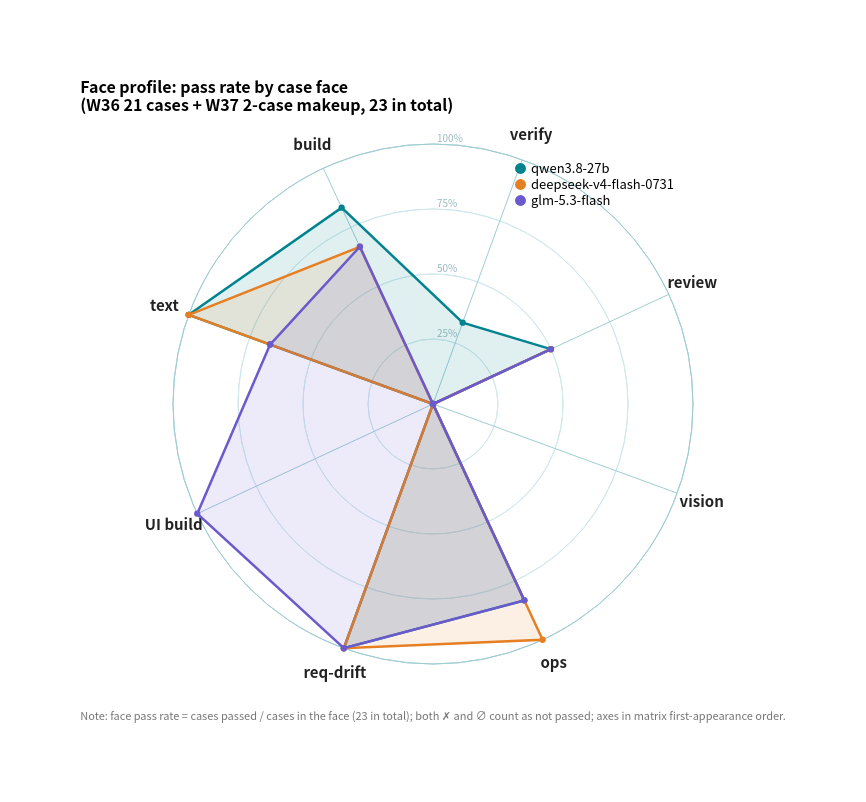

Vega-Lite specification stored for this chart:
### Vega specification from a JSON file in a GitHub repository (floating-point values rounded to 4 significant figures)
{"$schema": "https://vega.github.io/schema/vega/v5.json", "background": "white", "width": 520, "height": 520, "padding": 80, "title": {"text": ["Face profile: pass rate by case face", "(W36 21 cases + W37 2-case makeup, 23 in total)"], "fontSize": 16, "anchor": "start", "offset": 14, "font": "Noto Sans CJK SC", "subtitleFont": "Noto Sans CJK SC"}, "signals": [{"name": "radius", "update": "width / 2"}], "data": [{"name": "table", "values": [{"key": "text", "category": "qwen3.8-27b", "value": 1.0}, {"key": "build", "category": "qwen3.8-27b", "value": 0.833}, {"key": "verify", "category": "qwen3.8-27b", "value": 0.333}, {"key": "review", "category": "qwen3.8-27b", "value": 0.5}, {"key": "vision", "category": "qwen3.8-27b", "value": 0.0}, {"key": "ops", "category": "qwen3.8-27b", "value": 0.833}, {"key": "req-drift", "category": "qwen3.8-27b", "value": 1.0}, {"key": "UI build", "category": "qwen3.8-27b", "value": 0.0}, {"key": "text", "category": "qwen3.8-27b", "value": 1.0, "close": true}, {"key": "text", "category": "deepseek-v4-flash-0731", "value": 1.0}, {"key": "build", "category": "deepseek-v4-flash-0731", "value": 0.667}, {"key": "verify", "category": "deepseek-v4-flash-0731", "value": 0.0}, {"key": "review", "category": "deepseek-v4-flash-0731", "value": 0.5}, {"key": "vision", "category": "deepseek-v4-flash-0731", "value": 0.0}, {"key": "ops", "category": "deepseek-v4-flash-0731", "value": 1.0}, {"key": "req-drift", "category": "deepseek-v4-flash-0731", "value": 1.0}, {"key": "UI build", "category": "deepseek-v4-flash-0731", "value": 0.0}, {"key": "text", "category": "deepseek-v4-flash-0731", "value": 1.0, "close": true}, {"key": "text", "category": "glm-5.3-flash", "value": 0.667}, {"key": "build", "category": "glm-5.3-flash", "value": 0.667}, {"key": "verify", "category": "glm-5.3-flash", "value": 0.0}, {"key": "review", "category": "glm-5.3-flash", "value": 0.5}, {"key": "vision", "category": "glm-5.3-flash", "value": 0.0}, {"key": "ops", "category": "glm-5.3-flash", "value": 0.833}, {"key": "req-drift", "category": "glm-5.3-flash", "value": 1.0}, {"key": "UI build", "category": "glm-5.3-flash", "value": 1.0}, {"key": "text", "category": "glm-5.3-flash", "value": 0.667, "close": true}]}, {"name": "keys", "values": ["text", "build", "verify", "review", "vision", "ops", "req-drift", "UI build"]}, {"name": "ticks", "values": [{"f": 0.25}, {"f": 0.5}, {"f": 0.75}, {"f": 1.0}]}], "scales": [{"name": "angular", "type": "point", "domain": {"data": "keys", "field": "data"}, "range": {"signal": "[-PI + 0.35, PI + 0.35 - 2 * PI / 8]"}}, {"name": "radial", "type": "linear", "domain": [0, 1], "range": {"signal": "[0, radius]"}, "zero": true, "nice": false}, {"name": "color", "type": "ordinal", "domain": ["qwen3.8-27b", "deepseek-v4-flash-0731", "glm-5.3-flash"], "range": ["#00838F", "#E67E22", "#6A5ACD"]}], "legends": [{"fill": "color", "orient": "top-right", "title": null, "labelFontSize": 13, "symbolSize": 120, "labelLimit": 0, "labelFont": "Noto Sans CJK SC"}], "marks": [{"type": "arc", "encode": {"enter": {"x": {"signal": "0.5 * width"}, "y": {"signal": "0.5 * height"}, "startAngle": {"value": 0}, "endAngle": {"signal": "2 * PI"}, "innerRadius": {"signal": "0.25 * radius"}, "outerRadius": {"signal": "0.25 * radius"}, "stroke": {"value": "#cfe8ec"}, "strokeWidth": {"value": 1}}}}, {"type": "arc", "encode": {"enter": {"x": {"signal": "0.5 * width"}, "y": {"signal": "0.5 * height"}, "startAngle": {"value": 0}, "endAngle": {"signal": "2 * PI"}, "innerRadius": {"signal": "0.5 * radius"}, "outerRadius": {"signal": "0.5 * radius"}, "stroke": {"value": "#cfe8ec"}, "strokeWidth": {"value": 1}}}}, {"type": "arc", "encode": {"enter": {"x": {"signal": "0.5 * width"}, "y": {"signal": "0.5 * height"}, "startAngle": {"value": 0}, "endAngle": {"signal": "2 * PI"}, "innerRadius": {"signal": "0.75 * radius"}, "outerRadius": {"signal": "0.75 * radius"}, "stroke": {"value": "#cfe8ec"}, "strokeWidth": {"value": 1}}}}, {"type": "arc", "encode": {"enter": {"x": {"signal": "0.5 * width"}, "y": {"signal": "0.5 * height"}, "startAngle": {"value": 0}, "endAngle": {"signal": "2 * PI"}, "innerRadius": {"signal": "1.0 * radius"}, "outerRadius": {"signal": "1.0 * radius"}, "stroke": {"value": "#9fcdd4"}, "strokeWidth": {"value": 1}}}}, {"type": "text", "from": {"data": "ticks"}, "encode": {"enter": {"x": {"signal": "0.5 * width + 4"}, "y": {"signal": "0.5 * height - datum.f * radius"}, "text": {"signal": "format(datum.f, '.0%')"}, "fontSize": {"value": 10}, "fill": {"value": "#9ab8bd"}, "align": {"value": "left"}, "baseline": {"value": "bottom"}, "font": {"value": "Noto Sans CJK SC"}}}}, {"type": "rule", "from": {"data": "keys"}, "encode": {"enter": {"x": {"signal": "0.5 * width"}, "y": {"signal": "0.5 * height"}, "x2": {"signal": "0.5 * width + radius * cos(scale('angular', datum.data))"}, "y2": {"signal": "0.5 * height + radius * sin(scale('angular', datum.data))"}, "stroke": {"value": "#9fcdd4"}, "strokeWidth": {"value": 1}}}}, {"type": "text", "from": {"data": "keys"}, "encode": {"enter": {"x": {"signal": "0.5 * width + (radius + 26) * cos(scale('angular', datum.data))"}, "y": {"signal": "0.5 * height + (radius + 26) * sin(scale('angular', datum.data))"}, "text": {"field": "data"}, "fontSize": {"value": 15}, "fontWeight": {"value": "bold"}, "align": {"value": "center"}, "baseline": {"value": "middle"}, "fill": {"value": "#222"}, "font": {"value": "Noto Sans CJK SC"}}}}, {"type": "group", "from": {"facet": {"name": "cats", "data": "table", "groupby": "category"}}, "marks": [{"type": "line", "from": {"data": "cats"}, "encode": {"enter": {"x": {"signal": "0.5 * width + scale('radial', datum.value) * cos(scale('angular', datum.key))"}, "y": {"signal": "0.5 * height + scale('radial', datum.value) * sin(scale('angular', datum.key))"}, "stroke": {"scale": "color", "field": {"parent": "category"}}, "strokeWidth": {"value": 2.5}, "fill": {"scale": "color", "field": {"parent": "category"}}, "fillOpacity": {"value": 0.12}}}}, {"type": "symbol", "from": {"data": "cats"}, "encode": {"enter": {"x": {"signal": "0.5 * width + scale('radial', datum.value) * cos(scale('angular', datum.key))"}, "y": {"signal": "0.5 * height + scale('radial', datum.value) * sin(scale('angular', datum.key))"}, "size": {"value": 40}, "fill": {"scale": "color", "field": {"parent": "category"}}}}}]}, {"type": "text", "encode": {"enter": {"x": {"signal": "0.5 * width"}, "y": {"signal": "height + 56"}, "text": {"value": "Note: face pass rate = cases passed / cases in the face (23 in total); both ✗ and ∅ count as not passed; axes in matrix first-appearance order."}, "fontSize": {"value": 11}, "fill": {"value": "#777"}, "align": {"value": "center"}, "font": {"value": "Noto Sans CJK SC"}}}}]}
